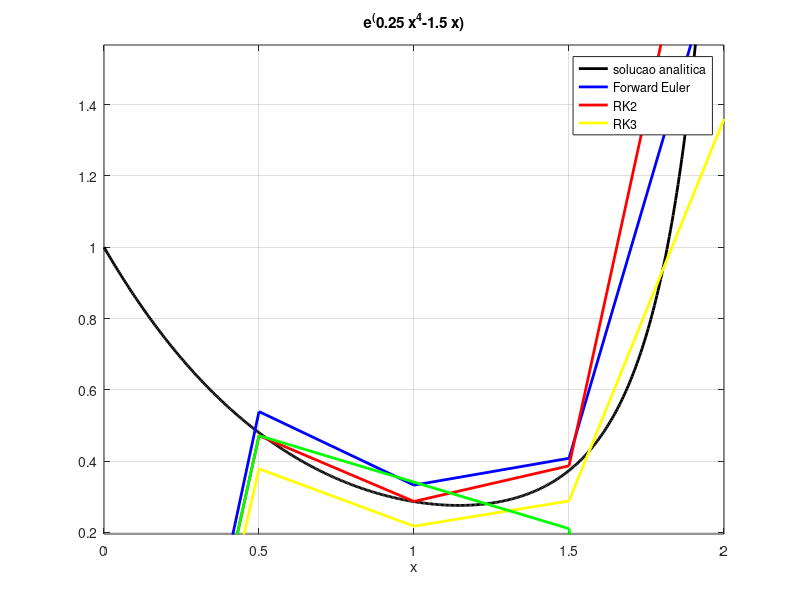

The MATLAB script that drew this image:
figure;
a = ezplot("e^(0.25*x^4-1.5*x)",[0,2])
set(a,"linewidth",2)
set(a,"color","k")
grid on
hold on
trk2 = [0,0.5,1,1.5,2]
yrk2 = [-1.5,0.539062,0.332703,0.408081,1.88418]
rk2 = plot(trk2, yrk2)
set(rk2,"linewidth",2)
set(rk2,"color","b")
hold on
trk3 = [0,0.5,1,1.5,2]
yrk3 = [-1.5,0.471537,0.287046,0.386868,2.37924]
rk3 = plot(trk3, yrk3, "r-")
set(rk3,"linewidth",2)
hold on
trk4 = [0,0.5,1,1.5,2]
yrk4 = [-1.5,0.378323,0.217643,0.288345,1.35965]
rk4 = plot(trk4, yrk4, "y-")
set(rk4,"linewidth",2)
hold on
tad3 = [0,0.5,1.5,2]
yad3 = [-1.5,0.471537,0.210727,-2.49212]
ad3 = plot(tad3, yad3, "g-")
set(ad3,"linewidth",2)
legend('solucao analitica','Forward Euler', 'RK2', 'RK3');